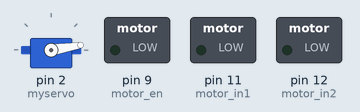
The sketch below on a simulated Arduino Uno, built with avr-gcc and run on an emulated ATmega328P. Shown: servo, switched loads named in the sketch (green lamp = pin HIGH).

Above: at 0.15 s.
At 1.35 s:
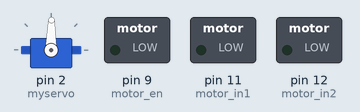
At 2.26 s:
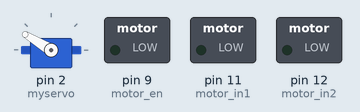
At 4.67 s:
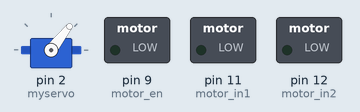
At 17.8 s:
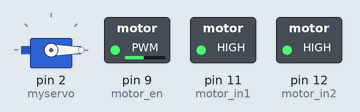
At 35.55 s:
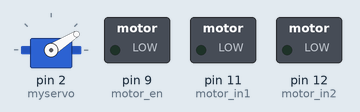
Timing chart, 0 to 40.0 s (numbered marks = the images above):
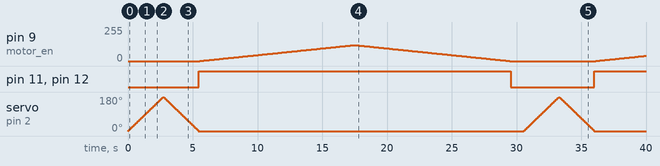

Measured:
- by itself, pin 11 (motor_in1), pin 12 (motor_in2): LOW → HIGH at 5.5 s, → LOW 24.1 s later, → HIGH 6.5 s later
- by itself, pin 9 (motor_en): 0/255 → 1/255 at 5.6 s, → 2/255 0.10 s later, → 3/255 0.10 s later, → 4/255 0.10 s later, … (279 changes in this stretch)

The sketch:

sketch_mar04a.ino
```cpp
// Motor  connections
int motor_en = 9;
int motor_in1 = 11;
int motor_in2 = 12;

//capteur de proximiter a ultrasong
  #include <Servo.h>

Servo myservo;  // create servo object to control a servo
// twelve servo objects can be created on most boards
int pos = 0;    // variable to store the servo position


void setup() {
  // Set all the motor control pins to outputs
  pinMode(motor_en, OUTPUT);
  pinMode(motor_in1, OUTPUT);
  pinMode(motor_in2, OUTPUT);

  // Turn off motors - Initial state
  digitalWrite(motor_in1, LOW);
  digitalWrite(motor_in2, LOW);
  //capteur de proximiter
    myservo.attach(2);  // attaches the servo on pin 9 to the servo object
}

void loop() {
  objet();
  speedControl();
  delay(1000);

}


int objet() {
  for (pos = 0; pos <= 180; pos += 1) { // goes from 0 degrees to 180 degrees
    // in steps of 1 degree
    myservo.write(pos);              // tell servo to go to position in variable 'pos'
    delay(15);                       // waits 15ms for the servo to reach the position
  }
  for (pos = 180; pos >= 0; pos -= 1) { // goes from 180 degrees to 0 degrees
    myservo.write(pos);              // tell servo to go to position in variable 'pos'
    delay(15);                       // waits 15ms for the servo to reach the position
  }
}

// This function lets you control speed of the motors
void speedControl() {
  // Turn on motors
  digitalWrite(motor_in1, HIGH);
  digitalWrite(motor_in2, HIGH);

  // Accelerate from zero to maximum speed
  for (int i = 0; i < 120; i++) {
    analogWrite(motor_en, i);
    delay(100);
//    if ()
  }

  // Decelerate from maximum speed to zero
  for (int i = 120; i >= 0; --i) {
    analogWrite(motor_en, i);
    delay(100);
  }

  // Now turn off motors
  digitalWrite(motor_in1, LOW);
  digitalWrite(motor_in2, LOW);
}
```
